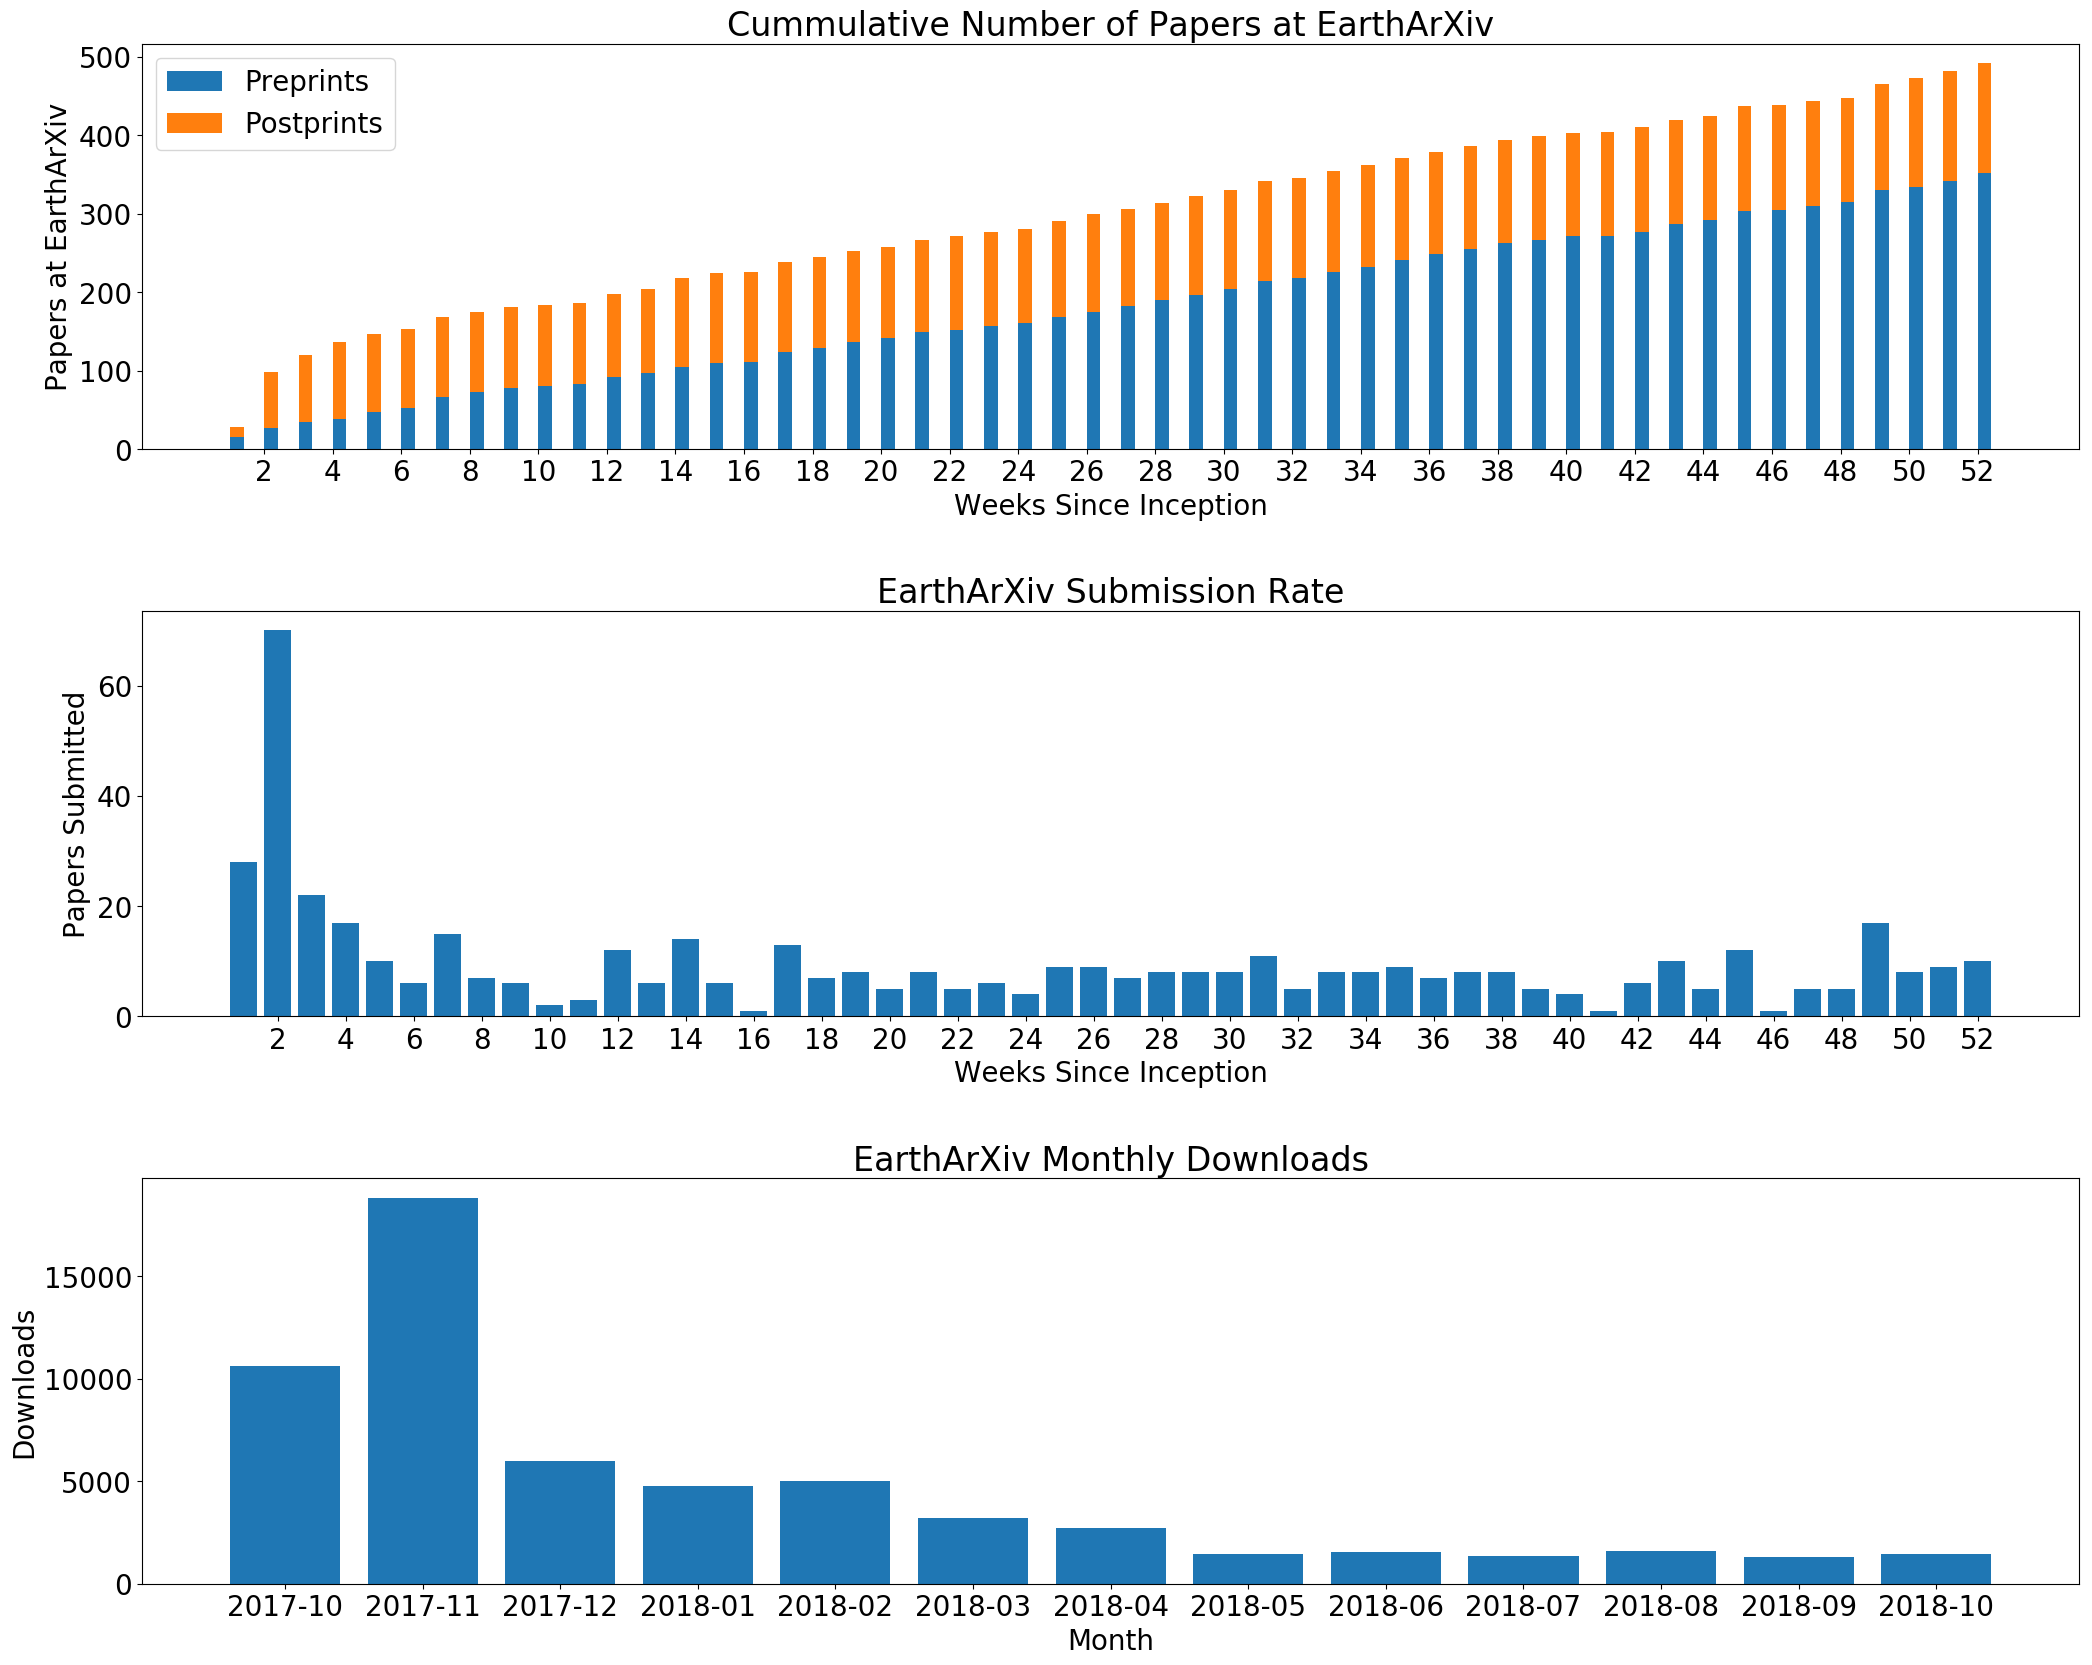

Generate this figure with Python:
import numpy as np
import matplotlib.pyplot as plt

downloadX = ['2017-10', '2017-11', '2017-12', '2018-01', '2018-02', '2018-03', 
             '2018-04', '2018-05', '2018-06', '2018-07', '2018-08', '2018-09', 
             '2018-10']

downloads = [10630, 18827, 5963, 4783, 4992, 3204, 2736, 1462, 1557, 1350, 1615, 
             1286, 1442]

submissions = [28, 70, 22, 17, 10, 6, 15, 7, 6, 2, 3, 12, 6, 14, 6, 1, 13, 7, 8, 5, 
               8, 5, 6, 4, 9, 9, 7, 8, 8, 8, 11, 5, 8, 8, 9, 7, 8, 8, 5, 4, 1, 6, 10, 
               5, 12, 1, 5, 5, 17, 8, 9,10]

preprints = [15, 12, 8, 3, 9, 5, 14, 7, 5, 2, 3, 9, 5, 7, 6, 1, 12, 6, 8, 4, 8, 3, 
             5, 3, 8, 7, 7, 8, 6, 8, 10, 4, 7, 7, 9, 7, 7, 8, 4, 4, 1, 5, 10, 5, 12, 
             1, 5, 5, 15, 4, 8, 10]

postprints = [13, 58, 14, 14, 1, 1, 1, 0, 1, 0, 0, 3, 1, 7, 0, 0, 1, 1, 0, 1, 0, 2, 
              1, 1, 1, 2, 0, 0, 2, 0, 1, 1, 1, 1, 0, 0, 1, 0, 1, 0, 0, 1, 0, 0, 0, 
              0, 0, 0, 2, 4, 1, 0]

ticks = list(range(2,54,2))
N = len(preprints)

tPre = []
tPos = []
sumPre = preprints[0]
sumPos = postprints[0]
for i in range(N):
    if i == 0:
        tPre.append( sumPre )
        tPos.append( sumPos )
    else:
        sumPre += preprints[i] 
        sumPos += postprints[i] 
        tPre.append(sumPre)
        tPos.append(sumPos)

ind = np.arange(N)+1    # the x locations for the groups
width = 0.4      # the width of the bars: can also be len(x) sequence

plt.figure(figsize=(25,20))
plt.rcParams.update({'font.size': 20})

plt.subplot(3, 1, 1)
p1 = plt.bar(ind, tPre, width, align='edge')
p2 = plt.bar(ind, tPos, width, align='edge', bottom=tPre)
plt.ylabel('Papers at EarthArXiv')
plt.xlabel('Weeks Since Inception')
plt.title('Cummulative Number of Papers at EarthArXiv')
plt.xticks(ticks)
plt.legend((p1[0], p2[0]), ('Preprints', 'Postprints'))

plt.subplot(3, 1, 2)
plt.bar(ind, submissions)
plt.ylabel('Papers Submitted')
plt.xticks(ticks)
plt.xlabel('Weeks Since Inception')
plt.title('EarthArXiv Submission Rate')

plt.subplot(3, 1, 3)
plt.bar( np.arange(0,len(downloads),1), downloads)
plt.ylabel('Downloads')
plt.xlabel('Month')
plt.xticks(list(range(13)), downloadX)
plt.title('EarthArXiv Monthly Downloads')

plt.subplots_adjust(hspace=.4)

plt.savefig('./figure1.png', bbox_inches='tight')
